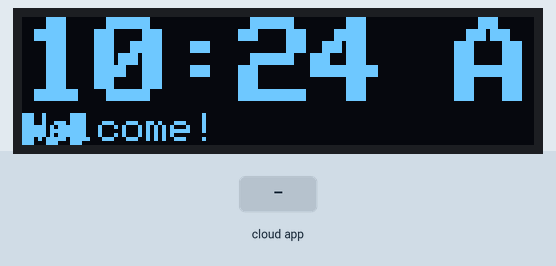
The sketch below on a simulated ESP8266 (NodeMCU). Shown: 128×32 one-colour display. The test bench sets the inputs (shaded band). Network time is answered at once with the bench clock; the local clock reads 2024-03-15 10:24:30 at power-on unless the sketch sets it.

Above: at 1.8 s.
1.9 s: the phone or cloud app sets message to 0
At 3.5 s:
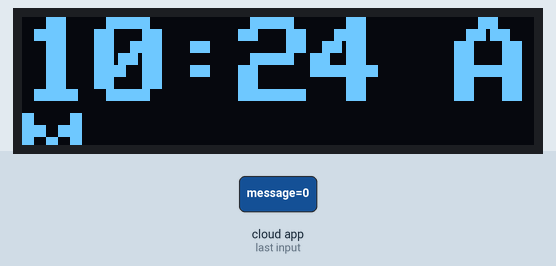
At 31.1 s:
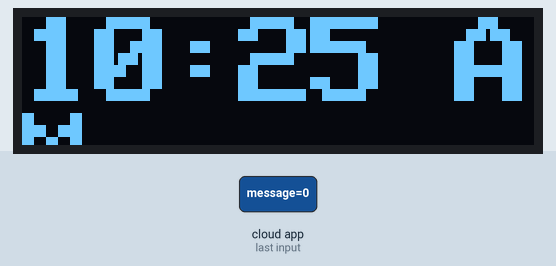
Timing chart, 0 to 31.9 s (numbered marks = the images above; inputs shaded):
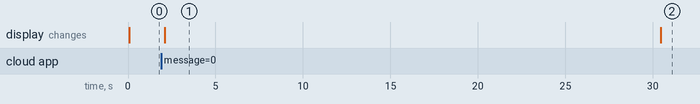

The sketch:

oled_pager.ino
```cpp
#include <Wire.h>
#include <Adafruit_GFX.h>
#include <Adafruit_SSD1306.h>
#include <ESP8266WiFi.h>
#include <WiFiUdp.h>
#include <ThingerESP8266.h>
#include <NTPClient.h>

#define SCREEN_WIDTH 128
#define SCREEN_HEIGHT 32
#define OLED_RESET    -1

#define USERNAME "Gauth_xo"
#define DEVICE_ID "ESP-FUN"
#define DEVICE_CREDENTIAL "pz8FRRS5DHu7WcZn"
#define WIFI_SSID "S20fe"
#define WIFI_PASSWORD "admin123"

Adafruit_SSD1306 display(SCREEN_WIDTH, SCREEN_HEIGHT, &Wire, OLED_RESET);
ThingerESP8266 thing(USERNAME, DEVICE_ID, DEVICE_CREDENTIAL);
String message = "Welcome!";

// NTP client setup
WiFiUDP ntpUDP;
NTPClient timeClient(ntpUDP, "pool.ntp.org", 19800, 60000); // Offset for IST (UTC+5:30) in seconds

void setup() {
  Serial.begin(115200);

  if (!display.begin(SSD1306_SWITCHCAPVCC, 0x3C)) {
    Serial.println(F("SSD1306 allocation failed"));
    for (;;);
  }
  display.clearDisplay();

  // Initialize WiFi and Thinger
  thing.add_wifi(WIFI_SSID, WIFI_PASSWORD);

  // Initialize NTP client
  timeClient.begin();

  // Thinger.io message resource
  thing["message"] << [](pson &in) {
    if (in.is_empty()) {
      in = (const char*) message.c_str();
    } else {
      message = (const char*) in;
    }
  };
}

void updateDisplay() {
  display.clearDisplay();

  // Update time from NTP
  timeClient.update();

  // Get the 24-hour formatted time
  int hours = timeClient.getHours();
  int minutes = timeClient.getMinutes();

  // Convert to 12-hour format
  String period = (hours >= 12) ? "PM" : "AM";
  hours = hours % 12;
  hours = (hours == 0) ? 12 : hours; // Adjust 0 hour to 12 for 12-hour format

  // Format the time string (HH:MM AM/PM)
  String timeStr = String(hours) + ":" + (minutes < 10 ? "0" : "") + String(minutes) + " " + period;

  // Set the size and color for time
  display.setTextSize(3); // Use a larger size for better visibility
  display.setTextColor(SSD1306_WHITE);

  // Calculate the position for centering the time
  int16_t x1, y1;
  uint16_t width, height;
  display.getTextBounds(timeStr, 0, 0, &x1, &y1, &width, &height);
  int16_t xCenter = (SCREEN_WIDTH - width) / 2;

  // Draw the time text multiple times for bolder effect
  for (int i = -1; i <= 1; i++) {
    display.setCursor(xCenter + i, 0);
    display.print(timeStr);
  }

  // Adjust message position further down towards the bottom
  display.setTextSize(1);
  display.setCursor(1, SCREEN_HEIGHT - 8); // Positioned 8 pixels from the bottom
  display.print(message);

  display.display();
}


void loop() {
  thing.handle();
  updateDisplay();
  delay(1000); // Refresh display every second
}
```

Measured:
- after the input at 1.9 s, the display: changes after 0.20 s (image 1)
- what the display in image 1 shows lasts 28.4 s, from 2.1 s to 30.5 s
